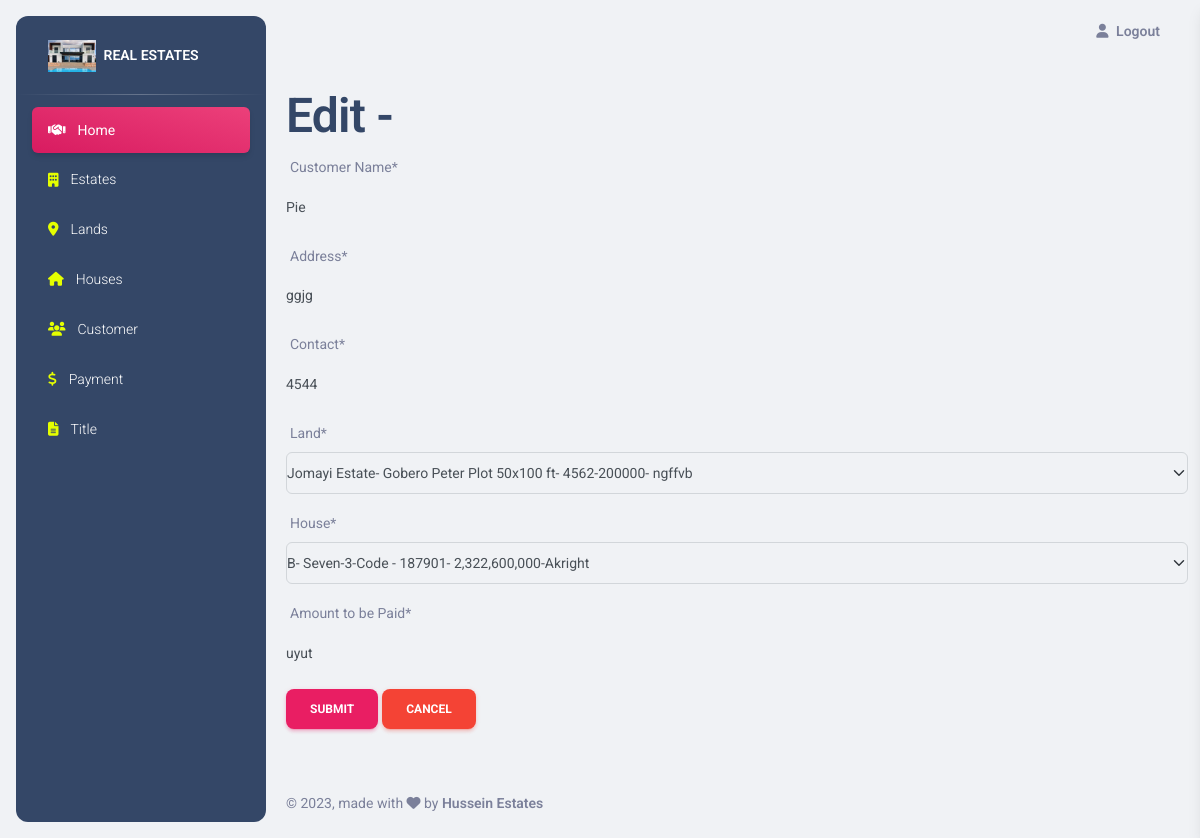
/edit_customer/14/ (signed in), run on the app's committed database.
### realestate/models.py (models this page shows, shortened)
class Customer(models.Model):
    customer_name = models.CharField(max_length=30, verbose_name='Customer Name')
    address = models.CharField(max_length=30)
    contact = models.CharField(max_length=20)
    land = models.ForeignKey(Land, on_delete=models.CASCADE)
    house = models.ForeignKey(House, on_delete=models.CASCADE)
    amount_to_be_paid = models.CharField(max_length=20, verbose_name='Amount to be Paid')

### realestate/views.py (the view)
# urls.py: path('edit_customer/<int:customer_id>/', edit_customer_view, name='edit_customer_page'),
@login_required
def edit_customer_view(request, customer_id):
    customer = Customer.objects.get(id=customer_id)
    message = ""
    if request.method == "POST":
        customer_form = CustomerForm(request.POST, instance=customer)
        if customer_form.is_valid():
            customer_form.save()
            messages.success(request, "Changes saved Successfully!")
            return redirect(add_customer_view)
        else:
            messages.danger(request, "Form has Invalid data!")
    else:
        customer_form = CustomerForm(instance=customer)
    context = {
        'form': customer_form,
        'customer': customer,
        'message': message,
    }
    return render(request, 'edit_customer.html', context)

### realestate/forms.py
class CustomerForm(ModelForm):
    class Meta:
        model = Customer
        fields = '__all__'

### realestate/models.py (called while the page is built)
    def __str__(self):
        return f'''{self.name}-
        {self.location}
        {self.description}'''

    def __str__(self):
        return f'''{self.estate}-
        {self.size}-{self.price}-
        {self.statu}'''

    def __str__(self):
        return f'''{self.type}-
        {self.bedroom}-{self.toilet}-{self.size}-
        {self.price}-{self.statu}'''

### realestate/templates/edit_customer.html (shortened to what this page needs)
{% extends './main.html' %}
{% load crispy_forms_tags %}
{% block content %}
        <h1>Edit - {{customer.customer.id}}</h1>
            <form method="POST">
                {{form | crispy}}
                <input type="submit" class="btn btn-primary">
                <a class="btn btn-danger" href="{% url 'add_customer_page'%}">Cancel</a>
            </form>
{% endblock content %}

### data on the page
Customer: customer_name "Pie", address "ggjg", contact "4544", land "Jomayi Estate- Gobero Peter Plot 50x100 ft- 4562-200000- ngffvb", house "B- Seven-3-Code - 187901- 2,322,600,000-Akright", amount_to_be_paid "uyut"
